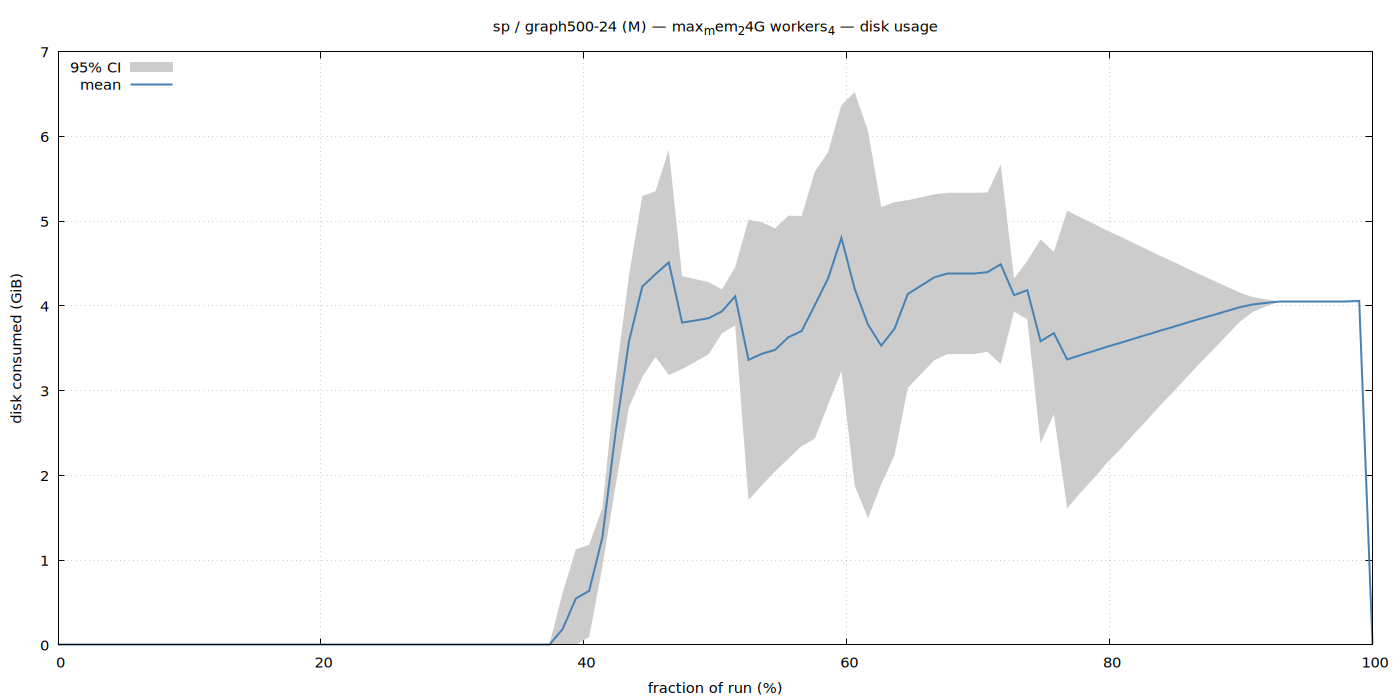

Here is the gnuplot script that generated this plot:
set terminal pngcairo size 1400,700 enhanced font 'Sans,11'
set output '/home/ubuntu/nvm/results/sp/M/graph500-24/max_mem_24G_workers_4/disk.png'
set title "sp / graph500-24 (M) — max_mem_24G workers_4 — disk usage"
set xlabel 'fraction of run (%)'
set ylabel 'disk consumed (GiB)'
set grid
set key top left
set yrange [0:*]
plot '/home/ubuntu/nvm/results/sp/M/graph500-24/max_mem_24G_workers_4/disk.dat' using 1:3:4 with filledcurves lc rgb '#cccccc' title '95% CI', \
     '' using 1:2 with lines lw 2 lc rgb '#4682b4' title 'mean'
